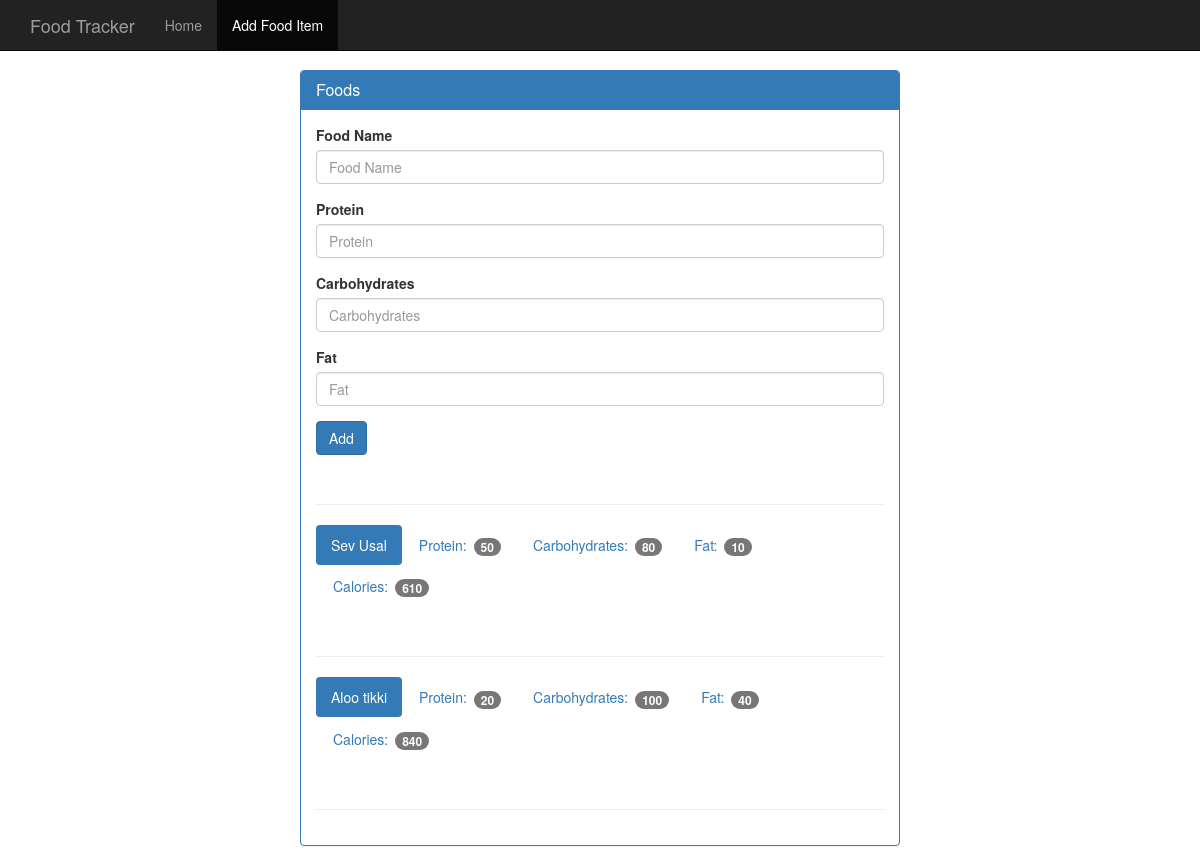
/add_food, run on an earlier commit of the app's database.
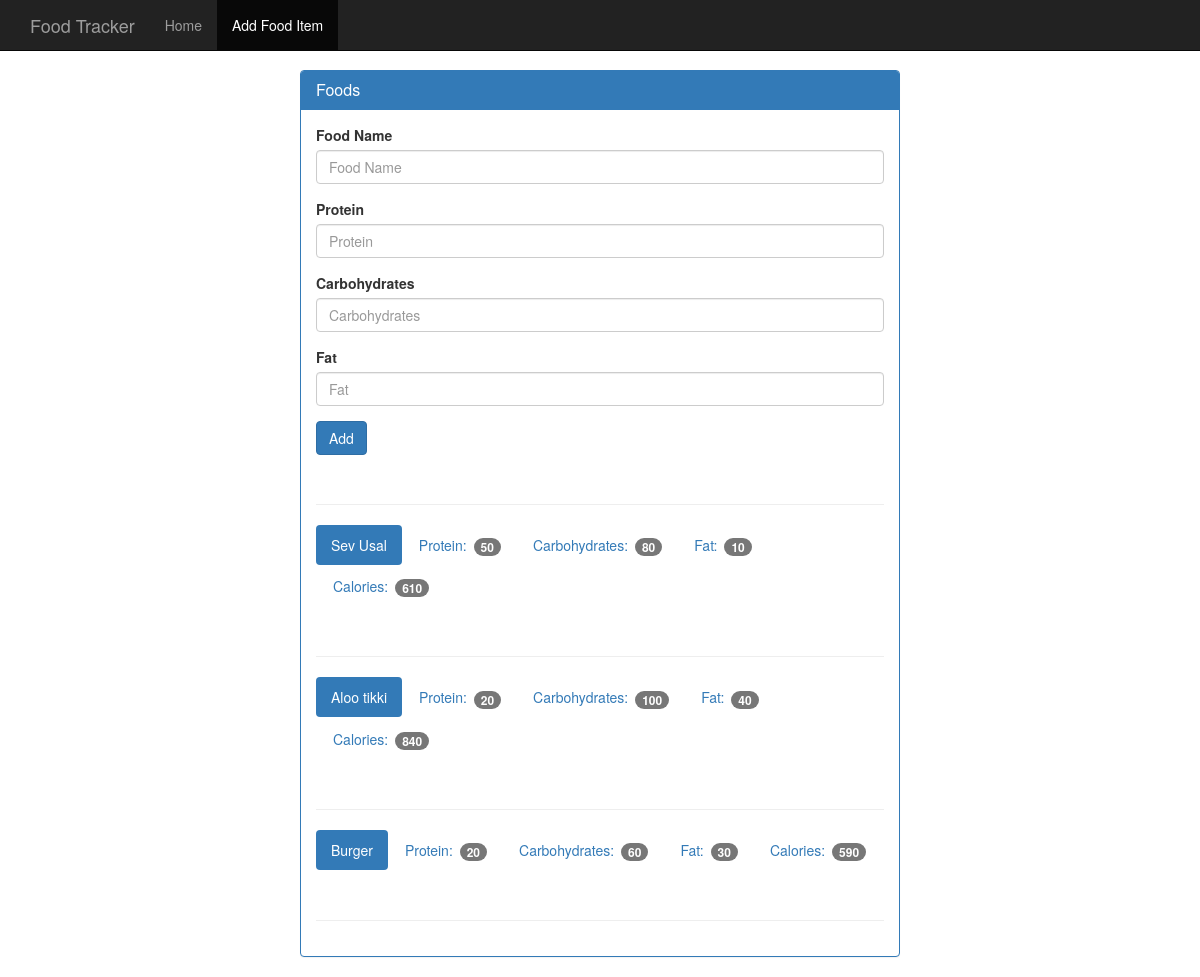
And on a later commit of the database.
### tables this page shows
CREATE TABLE food(
    id integer primary key autoincrement,
    name text not null,
    protein integer not null,
    carbohydrates integer not null,
    fat integer not null,
    calories integer not null
);

### app.py (the view, shortened to what this page needs)
@app.route('/add_food',methods = ['GET','POST'])
def add_food():
    db = get_db()
    cur = db.execute('select name,protein,carbohydrates,fat,calories from food')
    results = cur.fetchall()
    return render_template('add_food.html', results = results)

### database_func.py (called while the page is built)
def connect_db():
    sql = sqlite3.connect('food_data.db')
    sql.row_factory = sqlite3.Row
    return sql

def get_db():
    if not hasattr(g,'sqlite3'):
        g.sqlite_db = connect_db()
    return g.sqlite_db

### templates/add_food.html
{% extends "base.html" %}
{% block body %}
    <nav class="navbar navbar-inverse navbar-fixed-top">
      <div class="container">
        <div class="navbar-header">
          <a class="navbar-brand" href="{{url_for('index')}}">Food Tracker</a>
        </div>
        <div id="navbar" class="navbar-collapse collapse">
          <ul class="nav navbar-nav">
            <li><a href="{{url_for('index')}}">Home</a></li>
            <li class="active"><a href="{{url_for('add_food')}}">Add Food Item</a></li>
          </ul>
        </div>
      </div>
    </nav>
    <div class="container theme-showcase col-sm-6 col-sm-offset-3" role="main">
      <div class="row">
        <div>
          <div class="panel panel-primary">
            <div class="panel-heading">
              <h3 class="panel-title">Foods</h3>
            </div>
            <div class="panel-body">
              <form method="POST" action="{{url_for('add_food')}}">
                <div class="form-group">
                  <label for="food-name">Food Name</label>
                  <input type="text" class="form-control" id="food-name" name = "food-name" placeholder="Food Name">
                </div>
                <div class="form-group">
                  <label for="protein">Protein</label>
                  <input type="number" class="form-control" id="protein" name = "protein" placeholder="Protein">
                </div>
                <div class="form-group">
                  <label for="carbohydrates">Carbohydrates</label>
                  <input type="number" class="form-control" id="carbohydrates" name = "carbohydrates" placeholder="Carbohydrates">
                </div>
                <div class="form-group">
                  <label for="fat">Fat</label>
                  <input type="number" class="form-control" id="fat" name = "fat" placeholder="Fat">
                </div>
                <button type="submit" class="btn btn-primary">Add</button>
              </form>
              <div class="page-header"></div>
              {% for i in results %}
              <ul class="nav nav-pills" role="tablist">
                <li class="active"><a>{{i.name}}</a></li>
                <li><a>Protein: <span class="badge">{{i.protein}}</span></a></li>
                <li><a>Carbohydrates: <span class="badge">{{i.carbohydrates}}</span></a></li>
                <li><a>Fat: <span class="badge">{{i.fat}}</span></a></li>
                <li><a>Calories: <span class="badge">{{i.calories}}</span></a></li>
              </ul>
              <div class="page-header"></div>
              {% endfor %}
            </div>
          </div>
        </div>
      </div>
    </div>
{% endblock %}

What changed in the data, as far as the page shows it:
added food: name "Burger", protein "20", carbohydrates "60", fat "30", calories "590"
